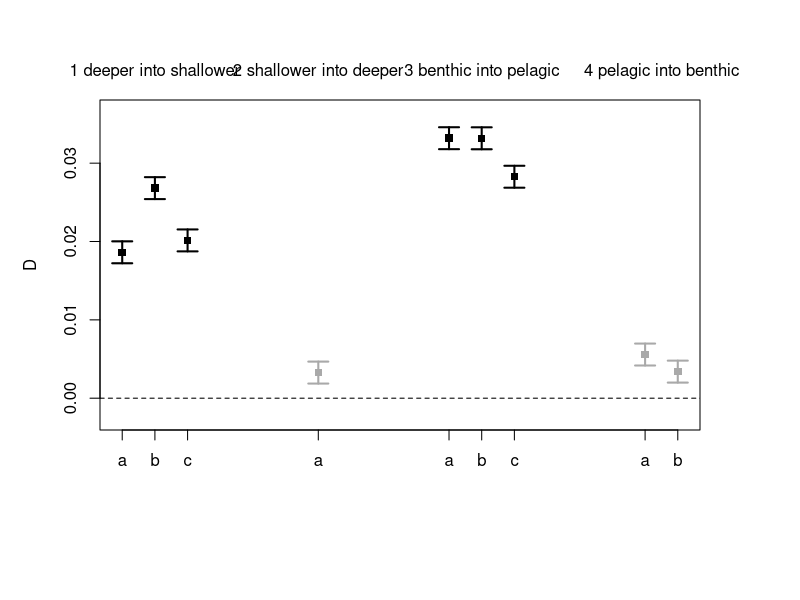

Write the R code that produced this figure.
pdf("./d_stat.pdf",height=5,width=12)
par(mar=c(8.5,5,5,5))
number<-c(1:3,7,11:13,17:18)
#gutturosus into macropthalmus, gutturosus into arenicolus, macrophthalmus into arenicolus
#=deep into shallow
d_t_s <- c(0.018622,0.026814,0.020142)
#arenicolus into macrophthalmus
#=shallow into deep
s_t_d <- c(0.00327)
#gutturosus into wartmanni, macrophtalmus into wartmanni, areniclus into wartmanni
#= bentic into pelagic
b_t_p <- c(0.033183,0.033174,0.028265)
#wartmanni into macrophthalmus, wartmanni into arenicolus
#=pelagic into benthic
p_t_b <- c(0.005573,0.003391)
#make one vectore out of data to plot
data<-c(d_t_s,s_t_d,b_t_p,p_t_b)
#create an empty plot
plot(xlab="",ylab="D",cex=1.5,ylim=c(-0.0025,1.1*max(data)),number,data,col=NA,pch=1,axes=F)
#make axes
axis(side=1,at=number,labels=c("a","b","c","a","a","b","c","a","b"))
axis(side=2)
#abline at 0
abline(h=0,lty=2)
#define colors
col=c("black","black","black","darkgrey","black","black","black","darkgrey","darkgrey")
#draw squares
points(y=data,x=number,col=col,pch=15)
#text above different categories
mtext(side=3,line=1,text="1 deeper into shallower",at=2)
mtext(side=3,line=1,text="2 shallower into deeper",at=7)
mtext(side=3,line=1,text="3 benthic into pelagic",at=12)
mtext(side=3,line=1,text="4 pelagic into benthic",at=17.5)
box()
#error bars
arrows(x0=number[1], y0=data[1]-0.0014, x1=number[1], y1=data[1]+0.0014, code=3, angle=90, length=0.1,lwd=2)
arrows(x0=number[2], y0=data[2]-0.0014, x1=number[2], y1=data[2]+0.0014, code=3, angle=90, length=0.1,lwd=2)
arrows(x0=number[3], y0=data[3]-0.0014, x1=number[3], y1=data[3]+0.0014, code=3, angle=90, length=0.1,lwd=2)
arrows(x0=number[4], y0=data[4]-0.0014, x1=number[4], y1=data[4]+0.0014, code=3, angle=90, length=0.1,col="darkgrey",lwd=2)
arrows(x0=number[5], y0=data[5]-0.0014, x1=number[5], y1=data[5]+0.0014, code=3, angle=90, length=0.1,lwd=2)
arrows(x0=number[6], y0=data[6]-0.0014, x1=number[6], y1=data[6]+0.0014, code=3, angle=90, length=0.1,lwd=2)
arrows(x0=number[7], y0=data[7]-0.0014, x1=number[7], y1=data[7]+0.0014, code=3, angle=90, length=0.1,lwd=2)
arrows(x0=number[8], y0=data[8]-0.0014, x1=number[8], y1=data[8]+0.0014, code=3, angle=90, length=0.1,col="darkgrey",lwd=2)
arrows(x0=number[9], y0=data[9]-0.0014, x1=number[9], y1=data[9]+0.0014, code=3, angle=90, length=0.1,col="darkgrey",lwd=2)


dev.off()

